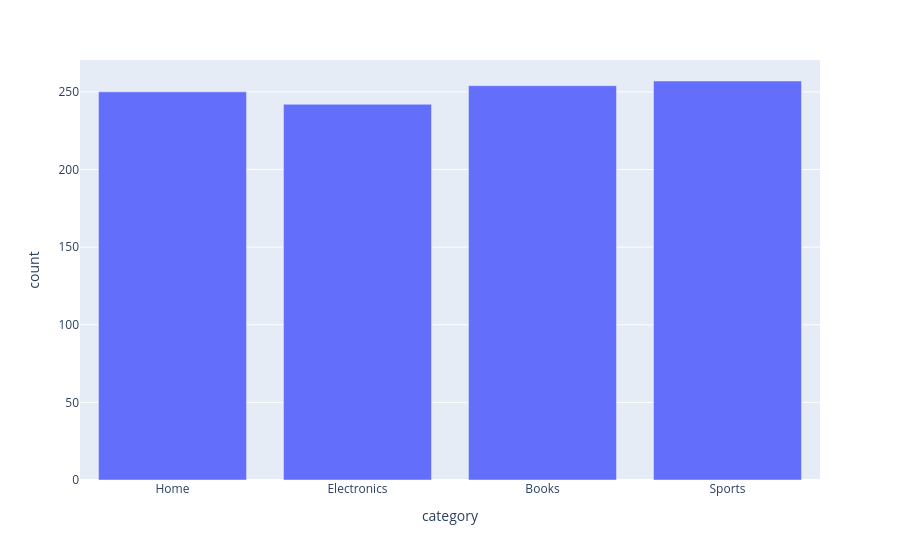

Write notebook code for a chart like this one.
### Code cell
import plotly.express as px
px.bar(count_data, x="category", y="count")

### Figure 1 — Plotly figure (JSON) as saved in the notebook; plotly's stock layout.template omitted (floating-point values rounded to 4 significant figures)
{"data": [{"hovertemplate": "category=%{x}<br>count=%{y}<extra></extra>", "legendgroup": "", "marker": {"color": "#636efa", "pattern": {"shape": ""}}, "name": "", "orientation": "v", "showlegend": false, "textposition": "auto", "type": "bar", "x": ["Home", "Electronics", "Books", "Sports"], "xaxis": "x", "y": [250, 242, 254, 257], "yaxis": "y"}], "layout": {"barmode": "relative", "legend": {"tracegroupgap": 0}, "margin": {"t": 60}, "xaxis": {"anchor": "y", "domain": [0, 1], "title": {"text": "category"}}, "yaxis": {"anchor": "x", "domain": [0, 1], "title": {"text": "count"}}}}
